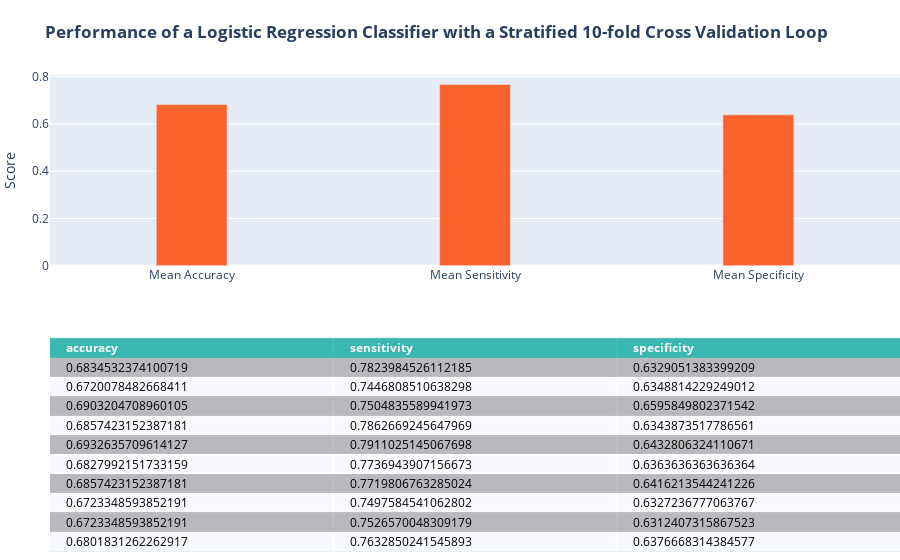

Here is the notebook cell this chart was saved with:
### Markdown cell above
#### Logistic Regression

### Code cell
cellTitle = '<b>Performance of a Logistic Regression Classifier with a Stratified 10-fold Cross Validation Loop</b>'
from sklearn.linear_model import LogisticRegression

lor_clf = LogisticRegression(random_state=1024,max_iter=400)
lorScore = []
for train,test in skf.split(X_mat,y):
    lor_clf.fit(X_mat[train],y.values.ravel()[train])
    y_hat = lor_clf.predict(X_mat[test])
    
    cm = confusion_matrix(y.loc[test],y_hat, labels=[1,0])
    lorScore.append({'accuracy':(cm[0,0]+cm[1,1])/sum(cm.ravel()),
                'sensitivity':cm[0,0]/(cm[0,0]+cm[0,1]),
                'specificity':cm[1,1]/(cm[1,1]+cm[1,0])})
lorScore = pd.DataFrame(lorScore)
lorFig = plotMetrics(nbScore, cellTitle)
lorFig.show()

### Figure 1 — Plotly figure (JSON) as saved in the notebook; plotly's stock layout.template omitted (floating-point values rounded to 4 significant figures)
{"data": [{"colorscale": [[0, "#00A699"], [0.5, "#a9a9a9"], [1, "#ffffff"]], "hoverinfo": "none", "opacity": 0.75, "showscale": false, "type": "heatmap", "z": [[0, 0, 0], [0.5, 0.5, 0.5], [1, 1, 1], [0.5, 0.5, 0.5], [1, 1, 1], [0.5, 0.5, 0.5], [1, 1, 1], [0.5, 0.5, 0.5], [1, 1, 1], [0.5, 0.5, 0.5], [1, 1, 1]]}, {"marker": {"color": "#FC642D"}, "type": "bar", "width": 0.25, "x": ["Mean Accuracy", "Mean Sensitivity", "Mean Specificity"], "xaxis": "x2", "y": [0.6818, 0.7666, 0.6385], "yaxis": "y2"}], "layout": {"annotations": [{"align": "left", "font": {"color": "#ffffff"}, "showarrow": false, "text": "<b>accuracy</b>", "x": -0.45, "xanchor": "left", "xref": "x", "y": 0, "yref": "y"}, {"align": "left", "font": {"color": "#ffffff"}, "showarrow": false, "text": "<b>sensitivity</b>", "x": 0.55, "xanchor": "left", "xref": "x", "y": 0, "yref": "y"}, {"align": "left", "font": {"color": "#ffffff"}, "showarrow": false, "text": "<b>specificity</b>", "x": 1.55, "xanchor": "left", "xref": "x", "y": 0, "yref": "y"}, {"align": "left", "font": {"color": "#000000"}, "showarrow": false, "text": "0.6834532374100719", "x": -0.45, "xanchor": "left", "xref": "x", "y": 1, "yref": "y"}, {"align": "left", "font": {"color": "#000000"}, "showarrow": false, "text": "0.7823984526112185", "x": 0.55, "xanchor": "left", "xref": "x", "y": 1, "yref": "y"}, {"align": "left", "font": {"color": "#000000"}, "showarrow": false, "text": "0.6329051383399209", "x": 1.55, "xanchor": "left", "xref": "x", "y": 1, "yref": "y"}, {"align": "left", "font": {"color": "#000000"}, "showarrow": false, "text": "0.6720078482668411", "x": -0.45, "xanchor": "left", "xref": "x", "y": 2, "yref": "y"}, {"align": "left", "font": {"color": "#000000"}, "showarrow": false, "text": "0.7446808510638298", "x": 0.55, "xanchor": "left", "xref": "x", "y": 2, "yref": "y"}, {"align": "left", "font": {"color": "#000000"}, "showarrow": false, "text": "0.6348814229249012", "x": 1.55, "xanchor": "left", "xref": "x", "y": 2, "yref": "y"}, {"align": "left", "font": {"color": "#000000"}, "showarrow": false, "text": "0.6903204708960105", "x": -0.45, "xanchor": "left", "xref": "x", "y": 3, "yref": "y"}, {"align": "left", "font": {"color": "#000000"}, "showarrow": false, "text": "0.7504835589941973", "x": 0.55, "xanchor": "left", "xref": "x", "y": 3, "yref": "y"}, {"align": "left", "font": {"color": "#000000"}, "showarrow": false, "text": "0.6595849802371542", "x": 1.55, "xanchor": "left", "xref": "x", "y": 3, "yref": "y"}, {"align": "left", "font": {"color": "#000000"}, "showarrow": false, "text": "0.6857423152387181", "x": -0.45, "xanchor": "left", "xref": "x", "y": 4, "yref": "y"}, {"align": "left", "font": {"color": "#000000"}, "showarrow": false, "text": "0.7862669245647969", "x": 0.55, "xanchor": "left", "xref": "x", "y": 4, "yref": "y"}, {"align": "left", "font": {"color": "#000000"}, "showarrow": false, "text": "0.6343873517786561", "x": 1.55, "xanchor": "left", "xref": "x", "y": 4, "yref": "y"}, {"align": "left", "font": {"color": "#000000"}, "showarrow": false, "text": "0.6932635709614127", "x": -0.45, "xanchor": "left", "xref": "x", "y": 5, "yref": "y"}, {"align": "left", "font": {"color": "#000000"}, "showarrow": false, "text": "0.7911025145067698", "x": 0.55, "xanchor": "left", "xref": "x", "y": 5, "yref": "y"}, {"align": "left", "font": {"color": "#000000"}, "showarrow": false, "text": "0.6432806324110671", "x": 1.55, "xanchor": "left", "xref": "x", "y": 5, "yref": "y"}, {"align": "left", "font": {"color": "#000000"}, "showarrow": false, "text": "0.6827992151733159", "x": -0.45, "xanchor": "left", "xref": "x", "y": 6, "yref": "y"}, {"align": "left", "font": {"color": "#000000"}, "showarrow": false, "text": "0.7736943907156673", "x": 0.55, "xanchor": "left", "xref": "x", "y": 6, "yref": "y"}, {"align": "left", "font": {"color": "#000000"}, "showarrow": false, "text": "0.6363636363636364", "x": 1.55, "xanchor": "left", "xref": "x", "y": 6, "yref": "y"}, {"align": "left", "font": {"color": "#000000"}, "showarrow": false, "text": "0.6857423152387181", "x": -0.45, "xanchor": "left", "xref": "x", "y": 7, "yref": "y"}, {"align": "left", "font": {"color": "#000000"}, "showarrow": false, "text": "0.7719806763285024", "x": 0.55, "xanchor": "left", "xref": "x", "y": 7, "yref": "y"}, {"align": "left", "font": {"color": "#000000"}, "showarrow": false, "text": "0.6416213544241226", "x": 1.55, "xanchor": "left", "xref": "x", "y": 7, "yref": "y"}, {"align": "left", "font": {"color": "#000000"}, "showarrow": false, "text": "0.6723348593852191", "x": -0.45, "xanchor": "left", "xref": "x", "y": 8, "yref": "y"}, {"align": "left", "font": {"color": "#000000"}, "showarrow": false, "text": "0.7497584541062802", "x": 0.55, "xanchor": "left", "xref": "x", "y": 8, "yref": "y"}, {"align": "left", "font": {"color": "#000000"}, "showarrow": false, "text": "0.6327236777063767", "x": 1.55, "xanchor": "left", "xref": "x", "y": 8, "yref": "y"}, {"align": "left", "font": {"color": "#000000"}, "showarrow": false, "text": "0.6723348593852191", "x": -0.45, "xanchor": "left", "xref": "x", "y": 9, "yref": "y"}, {"align": "left", "font": {"color": "#000000"}, "showarrow": false, "text": "0.7526570048309179", "x": 0.55, "xanchor": "left", "xref": "x", "y": 9, "yref": "y"}, {"align": "left", "font": {"color": "#000000"}, "showarrow": false, "text": "0.6312407315867523", "x": 1.55, "xanchor": "left", "xref": "x", "y": 9, "yref": "y"}, {"align": "left", "font": {"color": "#000000"}, "showarrow": false, "text": "0.6801831262262917", "x": -0.45, "xanchor": "left", "xref": "x", "y": 10, "yref": "y"}, {"align": "left", "font": {"color": "#000000"}, "showarrow": false, "text": "0.7632850241545893", "x": 0.55, "xanchor": "left", "xref": "x", "y": 10, "yref": "y"}, {"align": "left", "font": {"color": "#000000"}, "showarrow": false, "text": "0.6376668314384577", "x": 1.55, "xanchor": "left", "xref": "x", "y": 10, "yref": "y"}], "autosize": true, "margin": {"b": 0, "l": 50, "r": 0, "t": 75}, "title": {"text": "<b>Performance of a Logistic Regression Classifier with a Stratified 10-fold Cross Validation Loop</b>"}, "xaxis": {"autorange": true, "dtick": 1, "gridwidth": 2, "range": [-0.5, 2.5], "showticklabels": false, "tick0": -0.5, "ticks": "", "zeroline": false}, "xaxis2": {"anchor": "y2", "autorange": true, "range": [-0.5, 2.5], "type": "category"}, "yaxis": {"autorange": true, "domain": [0, 0.45], "dtick": 1, "gridwidth": 2, "range": [10.5, -0.5], "showticklabels": false, "tick0": 0.5, "ticks": "", "zeroline": false}, "yaxis2": {"anchor": "x2", "autorange": true, "domain": [0.6, 1], "range": [0, 0.807], "title": {"text": "Score"}, "type": "linear"}}}
